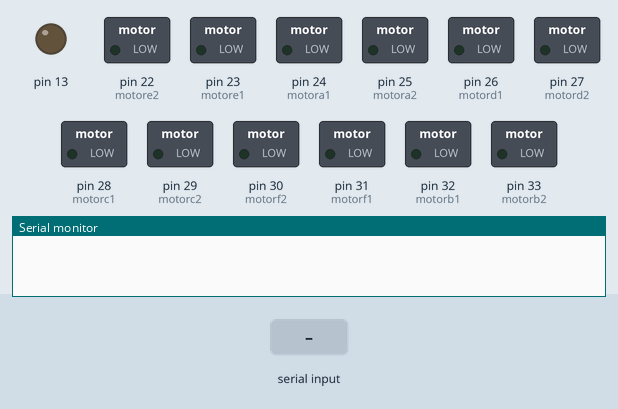
This sketch was run on a simulated Arduino Mega 2560, built with avr-gcc and run on an emulated ATmega2560. Parts: switched loads named in the sketch (green lamp = pin HIGH), output pins drawn as LEDs (lit = HIGH), the last lines printed to the serial monitor. The test bench sets the inputs (shaded band).

Above: at 1.2 s.
1.3 s: "1" received over the second serial link
At 1.8 s:
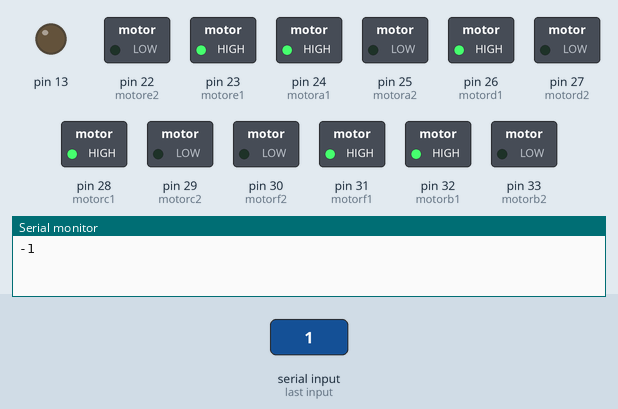
2.8 s: "2" received over the second serial link
At 4.0 s:
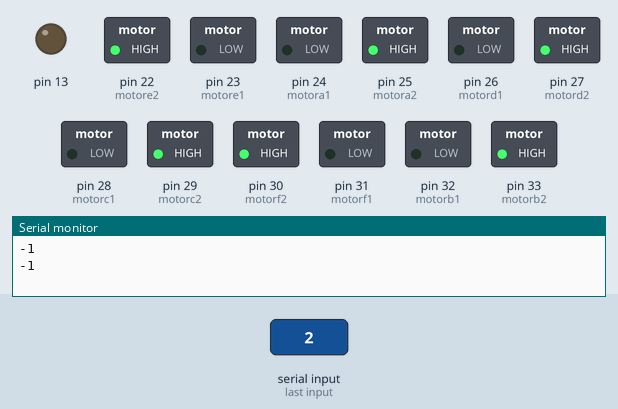
4.3 s: "3" received over the second serial link
At 5.3 s:
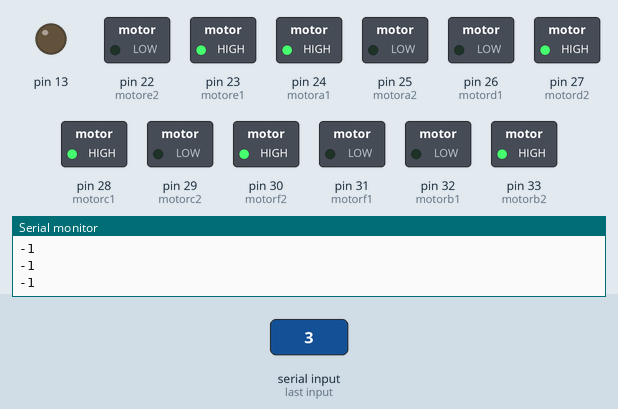
5.8 s: "4" received over the second serial link
At 6.4 s:
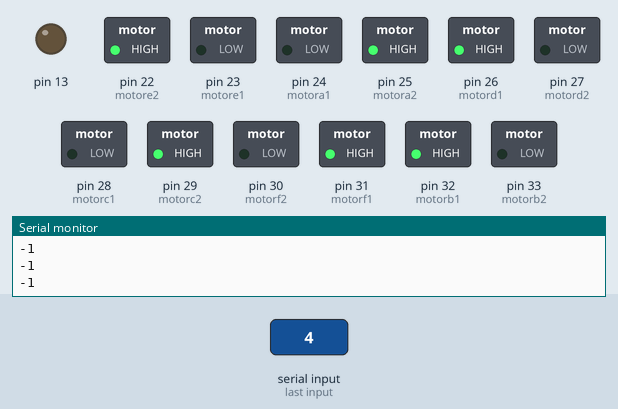
7.3 s: "0" received over the second serial link
At 8.8 s:
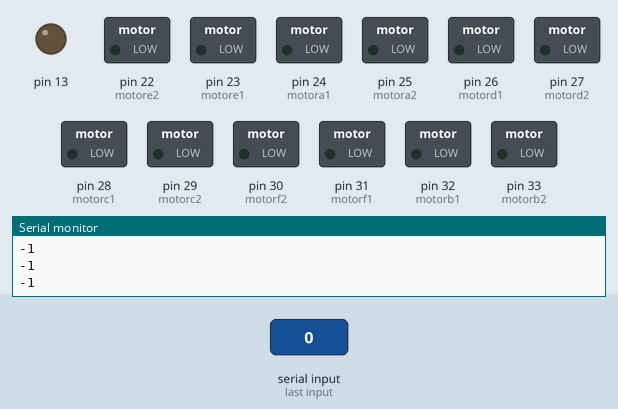
Timing chart, 0 to 9.8 s (numbered marks = the images above; inputs shaded):
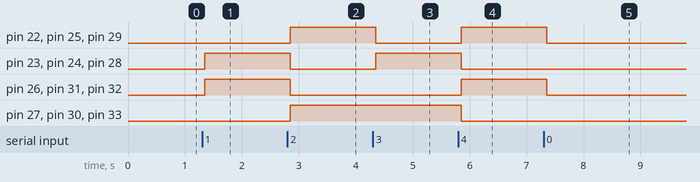

Measured:
- after the input at 1.3 s, pin 23 (motore1), pin 24 (motora1), pin 26 (motord1), pin 28 (motorc1), pin 31 (motorf1), pin 32 (motorb1): LOW → HIGH after 0.05 s
- after the input at 2.8 s, pin 22 (motore2), pin 25 (motora2), pin 27 (motord2), pin 29 (motorc2), pin 30 (motorf2), pin 33 (motorb2): LOW → HIGH after 0.05 s; pin 23 (motore1), pin 24 (motora1), pin 26 (motord1), pin 28 (motorc1), pin 31 (motorf1), pin 32 (motorb1): HIGH → LOW after 0.05 s
- after the input at 4.3 s, pin 22 (motore2), pin 25 (motora2), pin 29 (motorc2): HIGH → LOW after 0.05 s; pin 23 (motore1), pin 24 (motora1), pin 28 (motorc1): LOW → HIGH after 0.05 s
- after the input at 5.8 s, pin 22 (motore2), pin 25 (motora2), pin 26 (motord1), pin 29 (motorc2), pin 31 (motorf1), pin 32 (motorb1): LOW → HIGH after 0.05 s; pin 23 (motore1), pin 24 (motora1), pin 27 (motord2), pin 28 (motorc1), pin 30 (motorf2), pin 33 (motorb2): HIGH → LOW after 0.05 s
- after the input at 7.3 s, pin 22 (motore2), pin 25 (motora2), pin 26 (motord1), pin 29 (motorc2), pin 31 (motorf1), pin 32 (motorb1): HIGH → LOW after 0.05 s

The sketch:

robot.ino
```cpp
#include <SoftwareSerial.h>
int command;
SoftwareSerial BT(11, 10); //TX, RX respetively

#define motora1 24
#define motora2 25

#define motorb1 32
#define motorb2 33

#define motorc1 28
#define motorc2 29

#define motord1 26
#define motord2 27

#define motore1 23
#define motore2 22

#define motorf1 31
#define motorf2 30

void setup()
{
  Serial.begin(9600);
BT.begin (9600);

pinMode(motora1, OUTPUT);
pinMode(motora2, OUTPUT);
pinMode(motorb1, OUTPUT);
pinMode(motorb2, OUTPUT);
pinMode(motorc1, OUTPUT);
pinMode(motorc2, OUTPUT);
pinMode(motord1, OUTPUT);
pinMode(motord2, OUTPUT);
pinMode(motore1, OUTPUT);
pinMode(motore2, OUTPUT);
pinMode(motorf1, OUTPUT);
pinMode(motorf2, OUTPUT);

pinMode(13,OUTPUT);
}

void loop() {

if (BT.available() > 0) {

command = BT.read();

Serial.println(BT.read());
delay(50);
switch (command) {

case '1' :

forward();

break;

case '0' :

freeze();

break;

case '2' :

reverse();

break;

case '3' :

left();

break;

case '4' :

right();

break;

}
}
}

void forward()
{
digitalWrite(motora1,HIGH);
digitalWrite(motora2,LOW);

digitalWrite(motorb1,HIGH);
digitalWrite(motorb2,LOW);

digitalWrite(motorc1,HIGH);
digitalWrite(motorc2,LOW);

digitalWrite(motord1,HIGH);
digitalWrite(motord2,LOW);

digitalWrite(motore1,HIGH);
digitalWrite(motore2,LOW);

digitalWrite(motorf1,HIGH);
digitalWrite(motorf2,LOW);
}

void reverse()
{
digitalWrite(motora1,LOW);
digitalWrite(motora2,HIGH);

digitalWrite(motorb1,LOW);
digitalWrite(motorb2,HIGH);

digitalWrite(motorc1,LOW);
digitalWrite(motorc2,HIGH);

digitalWrite(motord1,LOW);
digitalWrite(motord2,HIGH);

digitalWrite(motore1,LOW);
digitalWrite(motore2,HIGH);

digitalWrite(motorf1,LOW);
digitalWrite(motorf2,HIGH);
}

void freeze()
{
digitalWrite(motora1,LOW);
digitalWrite(motora2,LOW);

digitalWrite(motorb1,LOW);
digitalWrite(motorb2,LOW);

digitalWrite(motorc1,LOW);
digitalWrite(motorc2,LOW);

digitalWrite(motord1,LOW);
digitalWrite(motord2,LOW);

digitalWrite(motore1,LOW);
digitalWrite(motore2,LOW);

digitalWrite(motorf1,LOW);
digitalWrite(motorf2,LOW);
}

void left()
{
 digitalWrite(motora1,HIGH);
digitalWrite(motora2,LOW);

digitalWrite(motorb1,LOW);
digitalWrite(motorb2,HIGH);

digitalWrite(motorc1,HIGH);
digitalWrite(motorc2,LOW);

digitalWrite(motord1,LOW);
digitalWrite(motord2,HIGH);

digitalWrite(motore1,HIGH);
digitalWrite(motore2,LOW);

digitalWrite(motorf1,LOW);
digitalWrite(motorf2,HIGH);

}

void right()
{
 digitalWrite(motora1,LOW);
digitalWrite(motora2,HIGH);

digitalWrite(motorb1,HIGH);
digitalWrite(motorb2,LOW);

digitalWrite(motorc1,LOW);
digitalWrite(motorc2,HIGH);

digitalWrite(motord1,HIGH);
digitalWrite(motord2,LOW);

digitalWrite(motore1,LOW);
digitalWrite(motore2,HIGH);

digitalWrite(motorf1,HIGH);
digitalWrite(motorf2,LOW);

}
```
